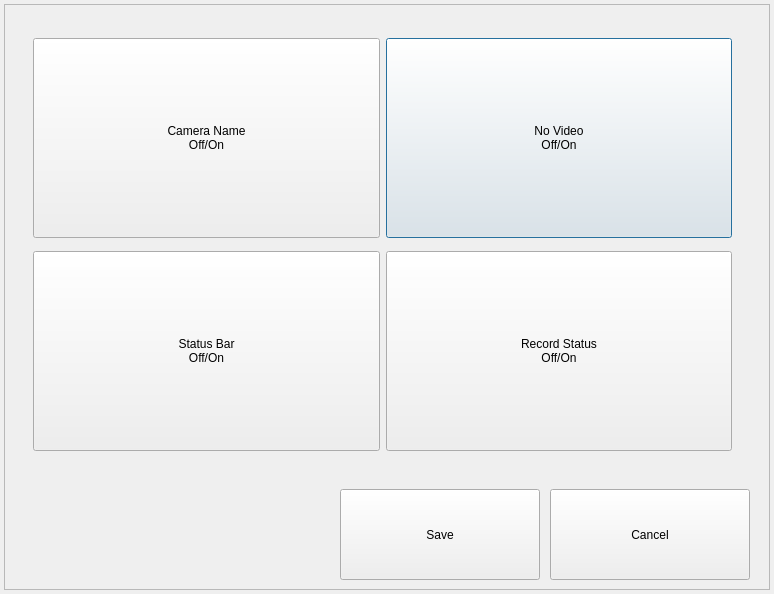
<?xml version="1.0" encoding="UTF-8"?>
<ui version="4.0">
 <class>OsdDialog</class>
 <widget class="QDialog" name="OsdDialog">
  <property name="geometry">
   <rect>
    <x>0</x>
    <y>0</y>
    <width>774</width>
    <height>594</height>
   </rect>
  </property>
  <property name="windowTitle">
   <string>OSD PROPERTY</string>
  </property>
  <widget class="QWidget" name="gridLayoutWidget">
   <property name="geometry">
    <rect>
     <x>22</x>
     <y>20</y>
     <width>721</width>
     <height>451</height>
    </rect>
   </property>
   <layout class="QGridLayout" name="gridLayout">
    <item row="0" column="1">
     <widget class="QPushButton" name="buttonNoVideo">
      <property name="minimumSize">
       <size>
        <width>0</width>
        <height>200</height>
       </size>
      </property>
      <property name="text">
       <string>No Video
Off/On</string>
      </property>
     </widget>
    </item>
    <item row="0" column="0">
     <widget class="QPushButton" name="buttonCameraName">
      <property name="minimumSize">
       <size>
        <width>0</width>
        <height>200</height>
       </size>
      </property>
      <property name="text">
       <string>Camera Name
Off/On</string>
      </property>
     </widget>
    </item>
    <item row="1" column="0">
     <widget class="QPushButton" name="buttonStatusBar">
      <property name="minimumSize">
       <size>
        <width>0</width>
        <height>200</height>
       </size>
      </property>
      <property name="text">
       <string>Status Bar
Off/On</string>
      </property>
     </widget>
    </item>
    <item row="1" column="1">
     <widget class="QPushButton" name="buttonRecordStatus">
      <property name="enabled">
       <bool>true</bool>
      </property>
      <property name="minimumSize">
       <size>
        <width>0</width>
        <height>200</height>
       </size>
      </property>
      <property name="text">
       <string>Record Status
Off/On</string>
      </property>
     </widget>
    </item>
   </layout>
  </widget>
  <widget class="QPushButton" name="buttonSave">
   <property name="geometry">
    <rect>
     <x>340</x>
     <y>489</y>
     <width>200</width>
     <height>91</height>
    </rect>
   </property>
   <property name="text">
    <string>Save</string>
   </property>
  </widget>
  <widget class="QPushButton" name="buttonClose">
   <property name="geometry">
    <rect>
     <x>550</x>
     <y>489</y>
     <width>200</width>
     <height>91</height>
    </rect>
   </property>
   <property name="text">
    <string>Cancel</string>
   </property>
  </widget>
  <widget class="QFrame" name="frame">
   <property name="geometry">
    <rect>
     <x>4</x>
     <y>4</y>
     <width>766</width>
     <height>586</height>
    </rect>
   </property>
   <property name="frameShape">
    <enum>QFrame::StyledPanel</enum>
   </property>
   <property name="frameShadow">
    <enum>QFrame::Raised</enum>
   </property>
  </widget>
  <zorder>frame</zorder>
  <zorder>gridLayoutWidget</zorder>
  <zorder>buttonSave</zorder>
  <zorder>buttonClose</zorder>
 </widget>
 <layoutdefault spacing="6" margin="11"/>
 <resources/>
 <connections/>
</ui>
